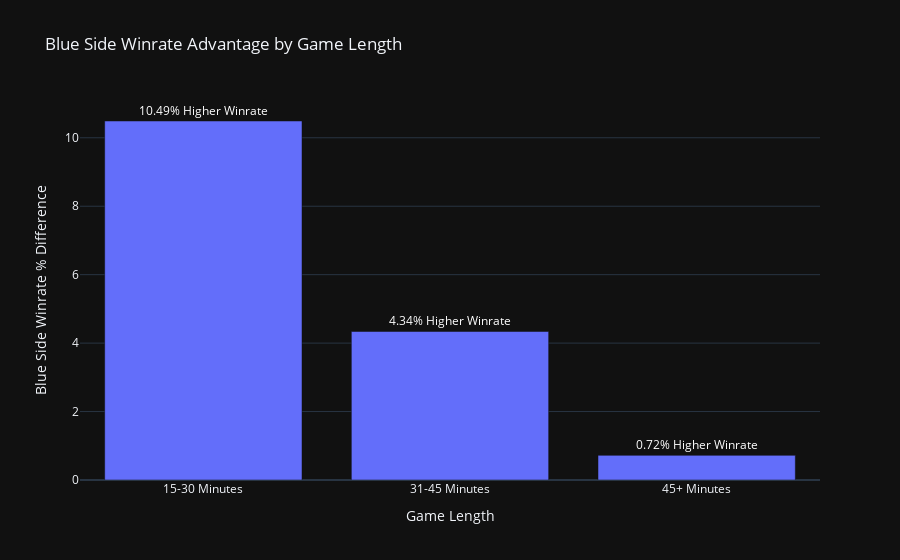

Write notebook code for a chart like this one.
### Code cell
# Split the gamelength column into 3 bins
gamelength_bins = pd.cut(df_teams['gamelength'], bins=[900, 1800, 2700, np.inf], labels=['15-30 Minutes', '31-45 Minutes', '45+ Minutes'])

wr_length = (df_teams.assign(gamelength_bins=gamelength_bins)
 .groupby(["gamelength_bins", 'side'])
 .agg({'result': lambda x: np.round(x.mean()*100,2)})
 .unstack()
 .assign(blue_wr_advantage = lambda x: (x['result']['Blue'] - x['result']['Red']))
 ['blue_wr_advantage']
 )

customdata = np.stack([gamelength_bins.value_counts(), gamelength_bins.value_counts(normalize=True)*100], axis=-1)
fig = px.bar(wr_length, title='Blue Side Winrate Advantage by Game Length', template='plotly_dark')
# Change it to categorical
fig.update_xaxes(type='category', title='Game Length')
fig.update_yaxes(title='Blue Side Winrate % Difference')
fig.update_layout(hovermode='x')
# Update the hover label text to show the year, and the winrate advantage
fig.update_traces(customdata=customdata, 
                  hovertemplate='Length: %{x}<br>Blue Winrate Advantage: %{y}%<br>%{customdata[0]:,} Games<br>(%{customdata[1]:.2f}% of all Games)')
# Add a text above each bar with the number of games in that bin, as stored in customdata
fig.update_layout(showlegend=False, annotations=[
    dict(
        x=bin,
        y=advantage,
        text=f"{advantage:.2f}% Higher Winrate",
        showarrow=False,
        font=dict(size=12, color='white'),
        xanchor='center',
        yanchor='bottom'
    )
    for bin, advantage, games in zip(wr_length.index, wr_length.values, customdata[:, 0])
])
fig.write_html('assets/bivariate.html', include_plotlyjs='cdn')
fig.show()
print(wr_length)
wr_length = []

### Figure 1 — Plotly figure (JSON) as saved in the notebook; plotly's stock layout.template omitted (floating-point values rounded to 4 significant figures)
{"data": [{"alignmentgroup": "True", "customdata": [[70662, 58.62], [44070, 36.56], [5810, 4.82]], "hovertemplate": "Length: %{x}<br>Blue Winrate Advantage: %{y}%<br>%{customdata[0]:,} Games<br>(%{customdata[1]:.2f}% of all Games)", "legendgroup": "blue_wr_advantage", "marker": {"color": "#636efa", "pattern": {"shape": ""}}, "name": "blue_wr_advantage", "offsetgroup": "blue_wr_advantage", "orientation": "v", "showlegend": true, "textposition": "auto", "type": "bar", "x": ["15-30 Minutes", "31-45 Minutes", "45+ Minutes"], "xaxis": "x", "y": [10.49, 4.34, 0.72], "yaxis": "y"}], "layout": {"annotations": [{"font": {"color": "white", "size": 12}, "showarrow": false, "text": "10.49% Higher Winrate", "x": "15-30 Minutes", "xanchor": "center", "y": 10.49, "yanchor": "bottom"}, {"font": {"color": "white", "size": 12}, "showarrow": false, "text": "4.34% Higher Winrate", "x": "31-45 Minutes", "xanchor": "center", "y": 4.34, "yanchor": "bottom"}, {"font": {"color": "white", "size": 12}, "showarrow": false, "text": "0.72% Higher Winrate", "x": "45+ Minutes", "xanchor": "center", "y": 0.72, "yanchor": "bottom"}], "barmode": "relative", "hovermode": "x", "legend": {"title": {"text": "variable"}, "tracegroupgap": 0}, "showlegend": false, "title": {"text": "Blue Side Winrate Advantage by Game Length"}, "xaxis": {"anchor": "y", "domain": [0, 1], "title": {"text": "Game Length"}, "type": "category"}, "yaxis": {"anchor": "x", "domain": [0, 1], "title": {"text": "Blue Side Winrate % Difference"}}}}
